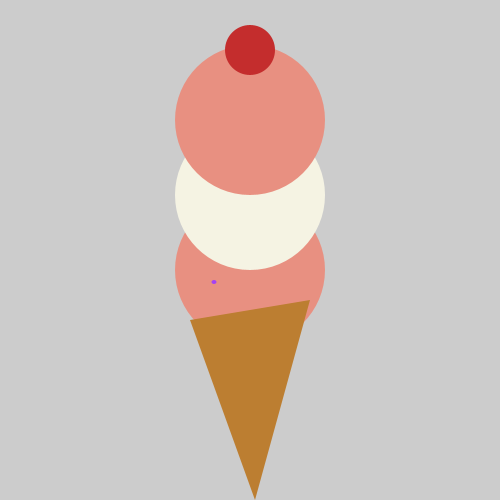
Frame 1 (no input)
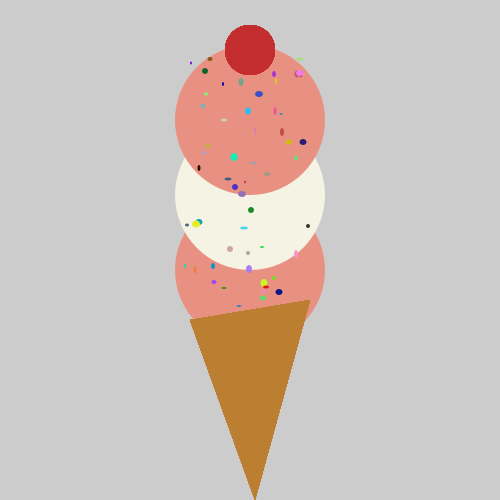
Frame 60 (the mouse pressed at the canvas centre just before this capture)
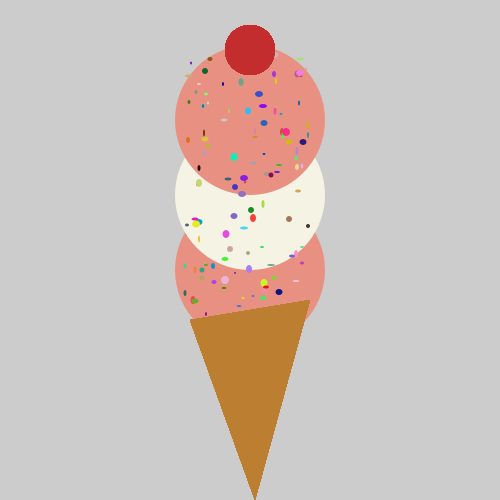
Frame 120 (the mouse held since frame 60 and released just before this capture)

The Processing sketch that drew these frames (run headless with seeded random() and noise(); from frame 60 on, the mouse is pressed at the canvas centre):

// Processing sketch: Ice_Cream_Cones
// ── Ice_Cream_Cones.pde
void draw(){
  makeIceCreamCone();
  //addScoop("strawberry");
  //addScoop("vanilla");
  addSprinkle(1);
  fill(#C42D2D);
  ellipse(250,50,50,50);
  
}
void setup(){
     size(500,500);
     //1. call the makeIceCreamCone() method below to make an ice cream cone

     //2. use the addScoop method below to add as many scoops of ice cream as you want
  addScoop("strawberry");
  addScoop("vanilla");
  addScoop("strawberry");
     //3. Use the method to add sprinkles to your ice cream

     //4. Write code to add a cherry to the top of your ice cream. hint: ellipse

}

/******************************************************************/

//Icecream recipe
int SCOOPSIZE = 150;
int scoops = 0;
int coneY = 320;

//Don't Touch this method; Call it!!
void makeIceCreamCone(){
     //noStroke();
     fill(188,126,49);
     triangle(190,320,310,300,255,500);
}

//Don't touch this method; call it!!!
void addScoop(String flavor){
     noStroke();
     if(flavor.equalsIgnoreCase("chocolate")){
         fill(116,71,16);
     }
     else if(flavor.equalsIgnoreCase("Strawberry")){
         fill( 232 ,144,129);
     }
     else if(flavor.equalsIgnoreCase("Vanilla")){
         fill(245, 243, 227);
     } else{
         println("ERROR: We don't have the flavor "+ flavor); 
         return;
     }
     ellipse(width/2,coneY - 50 - (SCOOPSIZE*scoops)/2,SCOOPSIZE,SCOOPSIZE);
     scoops++;
}

//Don't Touch this method!!
void addSprinkle(int numberOfSprinkles){
    for(int i = 0; i<numberOfSprinkles; i++){
         fill(random(256),random(256),random(256));
         int minX = width/2-SCOOPSIZE/2 + 10;
         int maxX = SCOOPSIZE/3 +width/2 +10;
         int minY = coneY-((SCOOPSIZE)*scoops)/2-40;
         int maxY = coneY;
         int sprinkleAreaX = (int)random(minX, maxX);
         int sprinkleAreaY = (int)random(minY, maxY);
         int sprinkleWidth = (int)random(2,9);
         int sprinkleHeight = (int)random(2,9);
         ellipse(sprinkleAreaX,sprinkleAreaY,sprinkleHeight,sprinkleWidth);
     }
}
